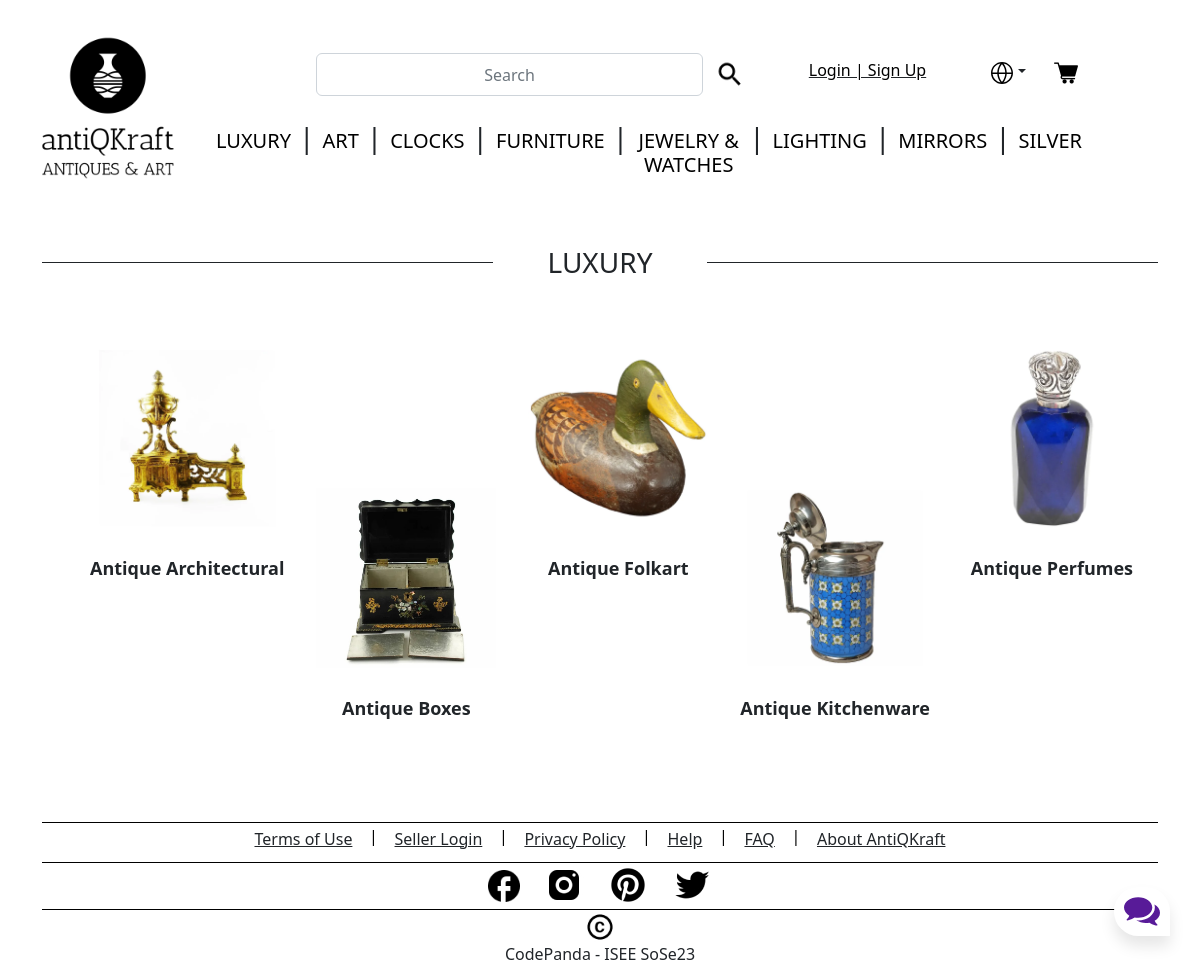
The app's page /category?categoryid=1 with its own data.
### tables this page shows
CREATE TABLE "CATEGORY" (
	"category_id"	INTEGER NOT NULL UNIQUE,
	"category_name"	TEXT NOT NULL,
	"category_image_id"	TEXT,
	PRIMARY KEY("category_id" AUTOINCREMENT)
);

CREATE TABLE "SUB_CATEGORY" (
	"sub_serial_number"	INTEGER NOT NULL UNIQUE,
	"category_id"	INTEGER NOT NULL,
	"sub_category_name"	TEXT NOT NULL,
	"sub_category_image_id"	INTEGER NOT NULL,
	"sub_category_id"	INTEGER,
	FOREIGN KEY("category_id") REFERENCES "CATEGORY"("category_id"),
	PRIMARY KEY("sub_serial_number" AUTOINCREMENT)
);

### antikraft-app.py (the view)
@app.route("/category")
def getSpecificCategory():
    if 'login_status' not in session:
        session["login_status"] = 'False'
    qTerm = request.args.get('categoryid')
    row_val = getSpecificCategoryRow(qTerm)
    row_json = row_val.json
    category_id = row_json['category_id']
    db_images = getSpecificCategoryImages(category_id)
    categories = getAllCategories()
    return render_template('category/category_landing_page.html', categories=categories.json, \
                           row_val=row_val.json, image_list=db_images['sub_category_image_id'], \
                            sub_cat_list=db_images['sub_category_name'], sub_cat_id_list=db_images['sub_category_id'])

### antikraft-app.py (called while the page is built)
def getSpecificCategoryRow(qTerm):
    spec_cat = getSpecificCategoryList(qTerm)
    response = app.response_class(
        response=json.dumps(spec_cat),
        status=200,
        mimetype='application/json'
    )
    return response

@app.route('/getAllCategories',  methods=['GET'])
def getAllCategories():
    categories = getAllCategoriesList()
    response = app.response_class(
        response=json.dumps(categories),
        status=200,
        mimetype='application/json'
    )
    return response

### backend/controller.py (called while the page is built)
def getAllCategoriesList():
    data = {}
    data = readOperation("CATEGORY", "category_name")
    return data

def getSpecificCategoryList(category_id):
    data = {}
    data = readOperationCategory("CATEGORY", category_id)
    return data

def getSpecificCategoryImages(category_id):
    data = {}
    data = readOperationCategoryImages("SUB_CATEGORY", category_id)
    return data

### backend/model.py (called while the page is built)
def get_db_connection():
    conn = sqlite3.connect('antiqkraft-database.db', isolation_level=None)
    conn.row_factory = sqlite3.Row
    return conn.cursor()

def readOperationCategory(TABLE_NAME: str, CAT_ID: int):
    conn = get_db_connection()
    query = "SELECT * from " + TABLE_NAME + " where category_id=" + str(CAT_ID)
    data = conn.execute(query)
    category_row = {}
    for row in data:
        category_row['category_id'] = row["category_id"]
        category_row['category_name'] = row["category_name"]
    if category_row is not None:
        return category_row

def readOperationCategoryImages(TABLE_NAME: str, CAT_ID: int):
    conn = get_db_connection()
    query = "SELECT * from " + TABLE_NAME + " where category_id=" + str(CAT_ID)
    data = conn.execute(query)
    keyList = ["category_id", "sub_category_id", "sub_category_name", "sub_category_image_id"]
    sub_category_row = {key: [] for key in keyList}
    for row in data:
        sub_category_row['category_id'].append(row["category_id"])
        sub_category_row['sub_category_id'].append(row["sub_category_id"])
        sub_category_row['sub_category_name'].append(row["sub_category_name"])
        sub_category_row['sub_category_image_id'].append(row["sub_category_image_id"])
    if sub_category_row is not None:
        return sub_category_row

### templates/category/category_landing_page.html (shortened to what this page needs)
{% include 'base.html' %}
{% include 'header/header.html' %}
<div class="container">
    <div class="row">
        <div class="col-5">
            <hr class="hr" style="background-color: #000; opacity: 1;" />
        </div>
        <div class="col-2">
            <h3 style="text-align: center; text-transform: uppercase;">{{row_val['category_name']}}</h3>
        </div>
        <div class="col-5">
            <hr class="hr" style="background-color: #000; opacity: 1;" />
        </div>
    </div>
    <div>
        <ul style="display: flex; justify-content:space-between; margin-bottom: 100px; margin-top: 50px;">
            <a class="nav-link" href="http://127.0.0.1:5000/subcategory?categoryid={{row_val['category_id']}}&subcategoryid={{sub_cat_id_list[0]}}" style="text-align: center; margin-right: auto; margin-left: auto; font-size: large; font-weight: bold;">
                <img src={{image_list[0]}} width="180px" height="180px" style="margin-top: 10px;">
                <br></br>
                {{sub_cat_list[0]}}
            </a>
            <a class="nav-link" href="http://127.0.0.1:5000/subcategory?categoryid={{row_val['category_id']}}&subcategoryid={{sub_cat_id_list[1]}}" style="text-align: center; margin-right: auto; margin-left: auto; font-size: large; font-weight: bold;">
                <img src={{image_list[1]}} width="180px" height="180px" style="margin-top: 150px;">
                <br></br>
                {{sub_cat_list[1]}}
            </a>
            <a class="nav-link" href="http://127.0.0.1:5000/subcategory?categoryid={{row_val['category_id']}}&subcategoryid={{sub_cat_id_list[2]}}" style="text-align: center; margin-right: auto; margin-left: auto; font-size: large; font-weight: bold;">
                <img src={{image_list[2]}} width="180px" height="180px" style="margin-top: 10px;">
                <br></br>
                {{sub_cat_list[2]}}
            </a>
            <a class="nav-link" href="http://127.0.0.1:5000/subcategory?categoryid={{row_val['category_id']}}&subcategoryid={{sub_cat_id_list[3]}}" style="text-align: center; margin-right: auto; margin-left: auto; font-size: large; font-weight: bold;">
                <img src={{image_list[3]}} width="180px" height="180px" style="margin-top: 150px;">
                <br></br>
                {{sub_cat_list[3]}}
            </a>
            <a class="nav-link" href="http://127.0.0.1:5000/subcategory?categoryid={{row_val['category_id']}}&subcategoryid={{sub_cat_id_list[4]}}" style="text-align: center; margin-right: auto; margin-left: auto; font-size: large; font-weight: bold;">
                <img src={{image_list[4]}} width="180px" height="180px" style="margin-top: 10px;">
                <br></br>
                {{sub_cat_list[4]}}
            </a>
        </ul>
    </div>
</div>
{% include 'footer/footer.html' %}

### templates/base.html (shortened to what this page needs)
<!DOCTYPE html>
<html>
<head>
  <link href="https://cdn.jsdelivr.net/npm/bootstrap@5.2.0-beta1/dist/css/bootstrap.min.css" rel="stylesheet"
>
  <link rel="stylesheet" href="static/CSS/style.css">
</head>
<body>
  {% include 'chat/chat.html' %}
</body>
</html>

### templates/chat/chat.html (shortened to what this page needs)
<link rel="stylesheet" href="{{ url_for('static', filename='CSS/chat_style.css') }}">
<div class="container">
    <div class="chatbox">
        <div class="chatbox__button">
            <button><img src="{{ url_for('static', filename='chat/chatbox-icon.svg') }}" /></button>
        </div>
    </div>
</div>

### templates/header/header.html (shortened to what this page needs)
<div class="container-fluid">
    <div class="row">
        <div class="col-12">
            <nav class="navbar navbar-expand-lg navbar-fixed-top">
                <div class="col-2">
                    <a class="navbar-brand" href="http://127.0.0.1:5000/">
                        <img src="static/logo/logo-black.png" width="200" height="200" style="float: right;">
                    </a>
                </div>
                <div class="col-9 " id="navbarCollapse">
                    <ul class="navbar-nav nav-fill nav-pills pb-4">
                        <li class="nav-item"></li>
                        <div class="col-6">
                            <li class="nav-item">
                                <form action="search" method="POST">
                                    <div class="input-group-append rounded d-flex flex-row">
                                        <input type="text" class="form-control rounded" placeholder="Search"
                                            aria-label="Search" aria-describedby="search-addon" id="search"
                                            name="search">
                                        <button class="btn border-0" type="submit"><img class="img-fluid" max-width=20px
                                                height=20px id="search-logo" src="static/header/search.png" /></button>
                                    </div>
                                </form>
                            </li>
                        </div>
                        {% if session.login_status != "True"%}
                        <div class="col-3">
                            <li class="nav-item">
                                <a class="nav-link link-dark" style="text-decoration: underline;"
                                    href="http://127.0.0.1:5000/login">
                                    <h6>Login | Sign Up</h6>
                                </a>
                            </li>
                        </div>
                        {% endif %}
                        <div class="row">
                            <li class="nav-item">
                                    <a class="border-0 btn dropdown-toggle" type="button" id="dropdownMenuLink" data-toggle="dropdown" aria-haspopup="true" aria-expanded="false"><img class="img-fluid" max-width=20px height=20px
                                        id="search-logo" src="static/header/Globe.svg" /></a>
                                <a class="btn border-0" type="button" href="http://127.0.0.1:5000/checkout" ><img class="img-fluid" max-width=100% height=auto
                                        id="search-logo" src="static/header/Cart.png"/><sup style="font-size: large;">{{ session.total_items }}</sup></a>
                            </li>
                        </div>
                    </ul>
                    <ul class="navbar-nav nav-fill">
                        {%for values in categories.items()%}
                        {% if loop.index != 1 %}
                        <li class="nav-item" float=center>
                            <h3>|</h3>
                        </li>
                        {% endif %}
                        <li class="nav-item">
                            <a class="nav-link" href="{{values[0]}}" onclick="RedirectURL();return false;">
                                <h5 class="text-uppercase">{{values[1]}}</h5>
                            </a>
                        </li>
                        {%endfor%}
                    </ul>
                </div>
            </nav>
        </div>
    </div>
</div>

### templates/footer/footer.html (shortened to what this page needs)
<div class="container">
    <div class="separator_2"></div>
    <div class="row justify-content-md-center" id="footer">
        <ul class="bottom_stuff_2">
            <div class="col-md-auto">
                <a class="link-dark" href="link address">
                    <h8>Terms of Use</h8>
                </a>
            </div>
            <h6>&nbsp;&nbsp;&nbsp;&nbsp;|&nbsp;&nbsp;&nbsp;&nbsp;</h6>
            <div class="col-md-auto">
                <a class="link-dark" href="http://127.0.0.1:5000/seller-login">
                    <h8>Seller Login</h8>
                </a>
            </div>
            <h6>&nbsp;&nbsp;&nbsp;&nbsp;|&nbsp;&nbsp;&nbsp;&nbsp;</h6>
            <div class="col-md-auto">
                <a class="link-dark" href="link address">
                    <h8>Privacy Policy</h8>
                </a>
            </div>
            <h6>&nbsp;&nbsp;&nbsp;&nbsp;|&nbsp;&nbsp;&nbsp;&nbsp;</h6>
            <div class="col-md-auto">
                <a class="link-dark" href="link address">
                    <h8>Help</h8>
                </a>
            </div>
            <h6>&nbsp;&nbsp;&nbsp;&nbsp;|&nbsp;&nbsp;&nbsp;&nbsp;</h6>
            <div class="col-md-auto">
                <a class="link-dark" href="link address">
                    <h8>FAQ</h8>
                </a>
            </div>
            <h6>&nbsp;&nbsp;&nbsp;&nbsp;|&nbsp;&nbsp;&nbsp;&nbsp;</h6>
            <div class="col-md-auto">
                <a class="link-dark" href="link address">
                    <h8>About AntiQKraft</h8>
                </a>
            </div>
        </ul>
    </div>
    <div class="separator_2"></div>
    <div class="row justify-content-md-center" id="footer">
        <div class="col-md-auto clearfix">
            <a href="https://www.facebook.com/">
                <img src="static/footer/Vector.jpg" width="32" height="32" style="margin-top: 5px;">
            </a>
        </div>
        <div class="col-md-auto clearfix">
            <a href="https://www.instagram.com/">
                <img src="static/footer/Instagram.jpg" width="40" height="40">
            </a>
        </div>
        <div class="col-md-auto clearfix">
            <a href="https://www.pinterest.com/">
                <img src="static/footer/Pinterest.jpg" width="40" height="40">
            </a>
        </div>
        <div class="col-md-auto clearfix">
            <a href="https://twitter.com/">
                <img src="static/footer/Twitter.jpg" width="40" height="40">
            </a>
        </div>
    </div>
    <div class="separator_2"></div>
    <div class="row justify-content-md-center" id="footer">
        <div class="col-md-auto clearfix">
            <img src="static/footer/Copyright.jpg" width="30" height="30">
        </div>
        <h8 style="text-align: center;">CodePanda - ISEE SoSe23</h8>
    </div>
</div>

### static/CSS/style.css (style rules this page uses)
h5, h6 { color: black; float: center; text-align: center; }
#search { text-align: center; }
hr { background-color: black; opacity: 1; }
ul { list-style-type: none; }

### static/CSS/chat_style.css (style rules this page uses)
.chatbox { position: fixed; bottom: 30px; right: 30px; z-index: 999999; }
.chatbox__button { text-align: right; }
.chatbox__button button, .chatbox__button button:focus, .chatbox__button button:visited { padding: 10px; background: white; border: none; outline: none; border-top-left-radius: 50px; border-top-right-radius: 50px; border-bottom-left-radius: 50px; box-shadow: 0px 10px 15px rgba(0, 0, 0, 0.1); cursor: pointer; }

### templates/footer/footer.html (style rules this page uses)
.separator_2 { display: flex; align-items: center; flex: 2; border-bottom: 1px solid #000; margin-top: 4px; margin-bottom: 2px; }
.bottom_stuff_2 { margin-top: 2px; display: flex; text-align: center; justify-content: center; margin-bottom: 4px; }

### records on screen
CATEGORY: category_name "LUXURY"
CATEGORY: category_name "ART"
CATEGORY: category_name "CLOCKS"
CATEGORY: category_name "FURNITURE"
CATEGORY: category_name "JEWELRY & WATCHES"
CATEGORY: category_name "LIGHTING"
CATEGORY: category_name "MIRRORS"
CATEGORY: category_name "SILVER"
SUB_CATEGORY: sub_category_image (picture), sub_category_name "Antique Architectural"
SUB_CATEGORY: sub_category_image (picture), sub_category_name "Antique Boxes"
SUB_CATEGORY: sub_category_image (picture), sub_category_name "Antique Folkart"
SUB_CATEGORY: sub_category_image (picture), sub_category_name "Antique Kitchenware"
SUB_CATEGORY: sub_category_image (picture), sub_category_name "Antique Perfumes"
